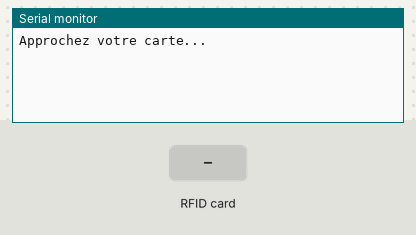
This sketch was run on a simulated Arduino Uno, built with avr-gcc and run on an emulated ATmega328P. On the bench: the last lines printed to the serial monitor. Inputs (shaded band) come from the test bench.

Above: at 2.2 s.
2.3 s: RFID card 1F 2D DF 02 held to the reader
At 2.7 s:
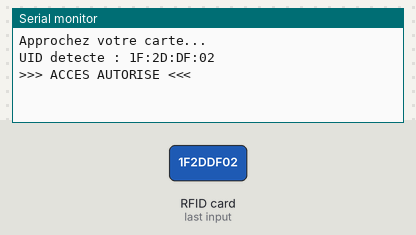
3.8 s: RFID card 5E 7A 19 C4 held to the reader
At 5.6 s:
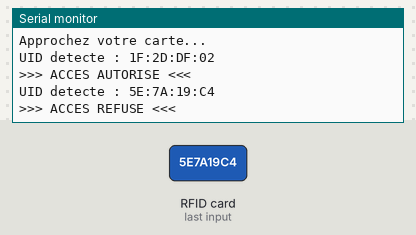

Measured:
- after the input at 2.3 s, the serial monitor: prints a new line at once (image 1)
- after the input at 3.8 s, the serial monitor: prints a new line after 0.53 s (image 2)

The sketch:

nfc.ino
```cpp
#include <SPI.h>
#include <MFRC522.h>

#define SS_PIN  10
#define RST_PIN 9

MFRC522 rfid(SS_PIN, RST_PIN);

// ====================================
//   UID de la bonne carte
// ====================================
byte uidAutorise[] = {0x1F, 0x2D, 0xDF, 0x02};
byte tailleUid = 4;
// ====================================

void setup() {
  Serial.begin(9600);
  delay(1000);
  SPI.begin();
  rfid.PCD_Init();
  rfid.PCD_SetAntennaGain(rfid.RxGain_max);
  Serial.println("Approchez votre carte...");
}

void loop() {
  if (!rfid.PICC_IsNewCardPresent() || !rfid.PICC_ReadCardSerial()) {
    delay(50);
    return;
  }

  Serial.print("UID detecte : ");
  for (byte i = 0; i < rfid.uid.size; i++) {
    if (rfid.uid.uidByte[i] < 0x10) Serial.print("0");
    Serial.print(rfid.uid.uidByte[i], HEX);
    if (i < rfid.uid.size - 1) Serial.print(":");
  }
  Serial.println();

  bool autorise = (rfid.uid.size == tailleUid);
  for (byte i = 0; i < tailleUid && autorise; i++) {
    if (rfid.uid.uidByte[i] != uidAutorise[i]) autorise = false;
  }

  if (autorise) {
    Serial.println(">>> ACCES AUTORISE <<<");
  } else {
    Serial.println(">>> ACCES REFUSE <<<");
  }

  rfid.PICC_HaltA();
  delay(2000);
}
```
